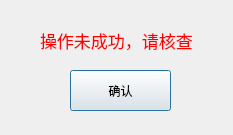
<?xml version="1.0" encoding="UTF-8"?>
<ui version="4.0">
 <class>Dlg_Fail</class>
 <widget class="QDialog" name="Dlg_Fail">
  <property name="geometry">
   <rect>
    <x>0</x>
    <y>0</y>
    <width>233</width>
    <height>135</height>
   </rect>
  </property>
  <property name="windowTitle">
   <string>失败</string>
  </property>
  <widget class="QLabel" name="label">
   <property name="geometry">
    <rect>
     <x>40</x>
     <y>20</y>
     <width>171</width>
     <height>41</height>
    </rect>
   </property>
   <property name="font">
    <font>
     <pointsize>13</pointsize>
    </font>
   </property>
   <property name="styleSheet">
    <string notr="true">color: rgb(255, 0, 0);</string>
   </property>
   <property name="text">
    <string>操作未成功，请核查</string>
   </property>
  </widget>
  <widget class="QPushButton" name="pushButton">
   <property name="geometry">
    <rect>
     <x>70</x>
     <y>70</y>
     <width>101</width>
     <height>41</height>
    </rect>
   </property>
   <property name="text">
    <string>确认</string>
   </property>
  </widget>
 </widget>
 <resources/>
 <connections/>
</ui>
